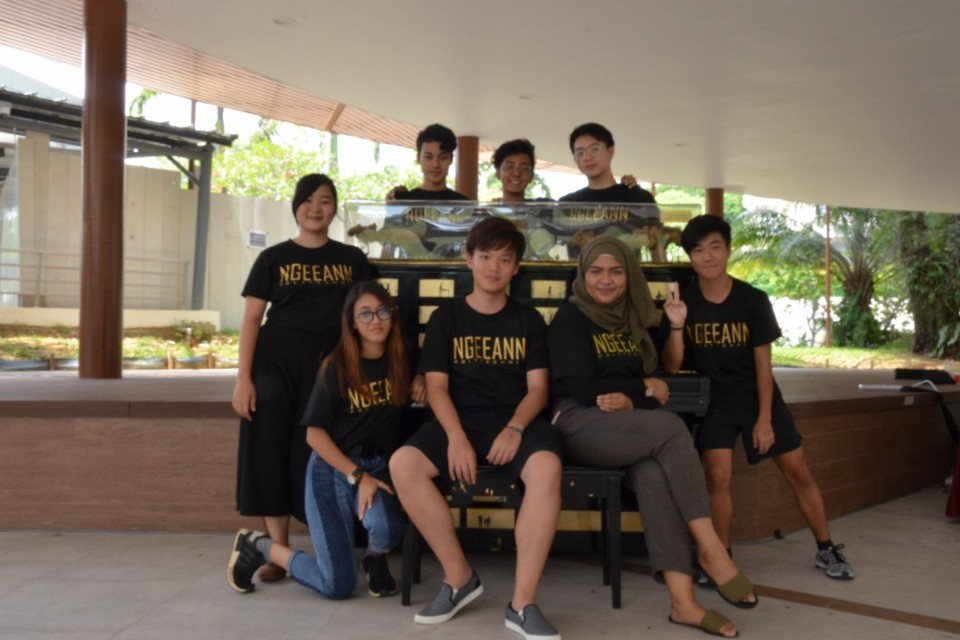
#> input picture myOpenCV/Resources/np_faces.jpg, 960 x 640 px
$ python 20_face_detect.py
#> lines starting #> are read from the running program, lines starting #| are printed output that depends on the picture; after the words box and inside, x2 and y2 are one past the last pixel; in counts of white or black regions, pixels touching at a corner belong together
import cv2
import numpy as np

face_cascade = cv2.CascadeClassifier(
    "Resources/haarcascade_frontalface_default.xml")

img = cv2.imread("Resources/np_faces.jpg")
#> img is the input picture: shape (640, 960, 3); mean B, G, R 90.1, 103.6, 115.6
cv2.imshow("girl", img)


def detect_face(img):
    face_img = img.copy()
    gray = cv2.cvtColor(img, cv2.COLOR_RGB2GRAY)
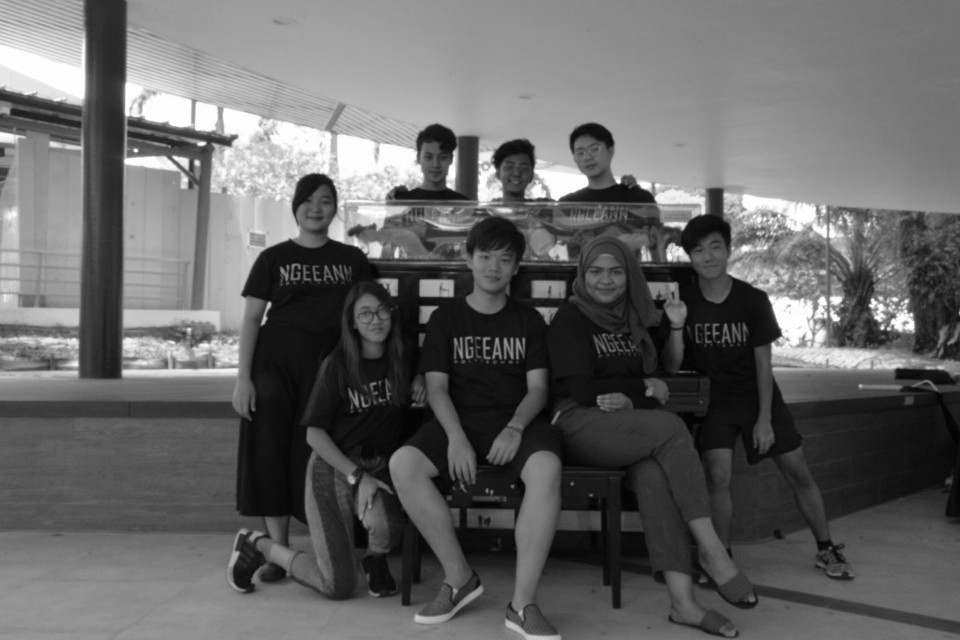
#> gray: shape (640, 960); min 1, max 255, mean 101

    faces = face_cascade.detectMultiScale(gray)
#> faces = [[418, 144, 34, 34], [570, 135, 37, 37], [579, 251, 53, 53], [349, 294, 48, 48], [690, 234, 41, 41], [468, 238, 53, 53], [290, 182, 50, 50]]

    for (x, y, w, h) in faces:
        cv2.rectangle(face_img, (x, y,), (x+w, y+h), (0, 0, 255), 3)
#> this loop made 7 passes
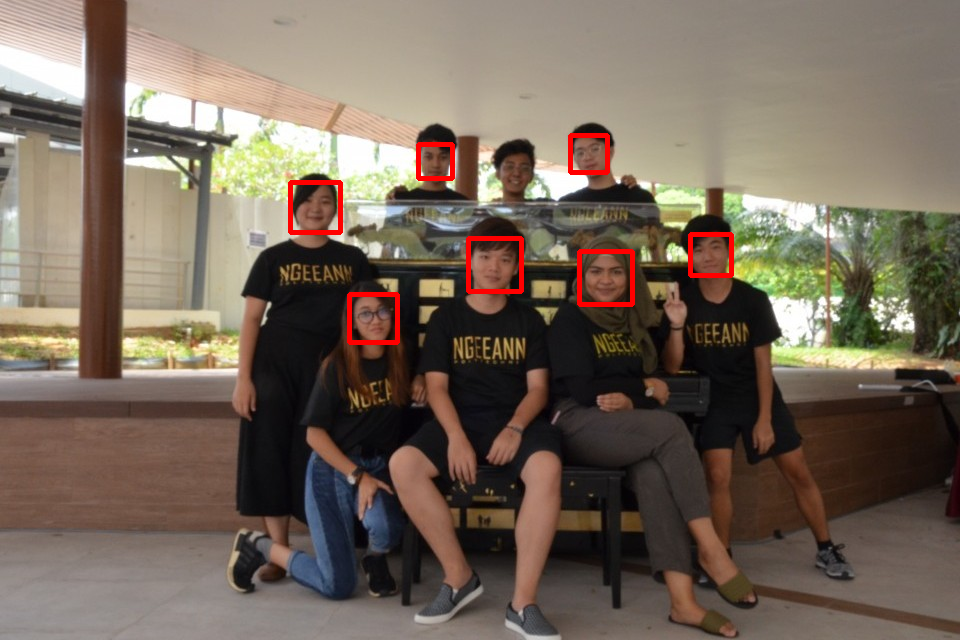
#> face_img: shape (640, 960, 3); 1.01% of pixels changed, all inside (x1, y1, x2, y2) = (288, 133, 734, 345)

    return face_img


result = detect_face(img)

cv2.imshow("detection", result)

cv2.waitKey(0)

$ run again, with myOpenCV/Resources/car_on_road.jpg copied over myOpenCV/Resources/np_faces.jpg
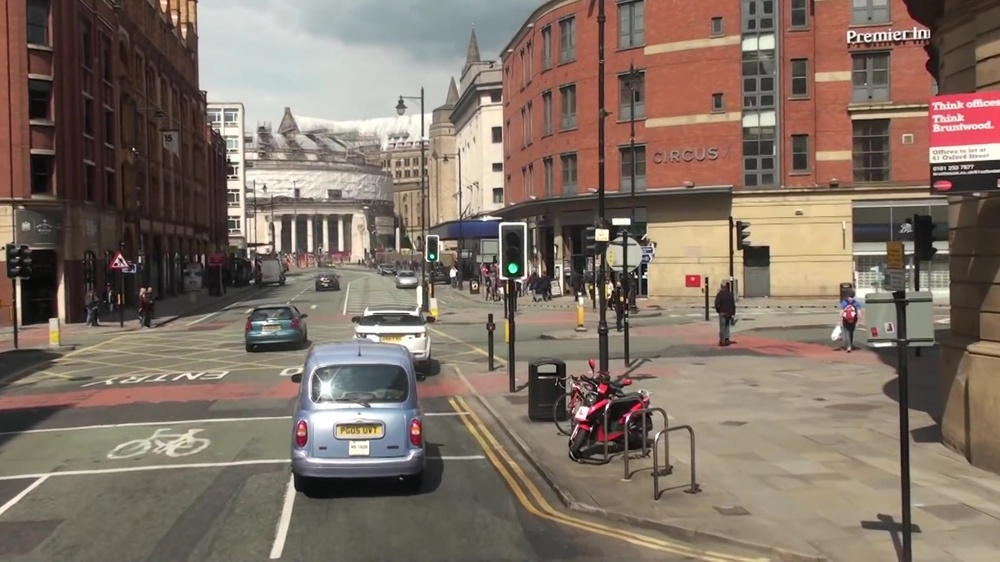
#> input picture myOpenCV/Resources/car_on_road.jpg, 1000 x 562 px, shrunk from 1920 x 1080 before the run
#> img is the input picture: shape (562, 1000, 3); mean B, G, R 101.5, 113.2, 128.9
#> in detect_face, `gray = cv2.cvtColor(img, cv2.COLOR_RGB2GRAY)`:
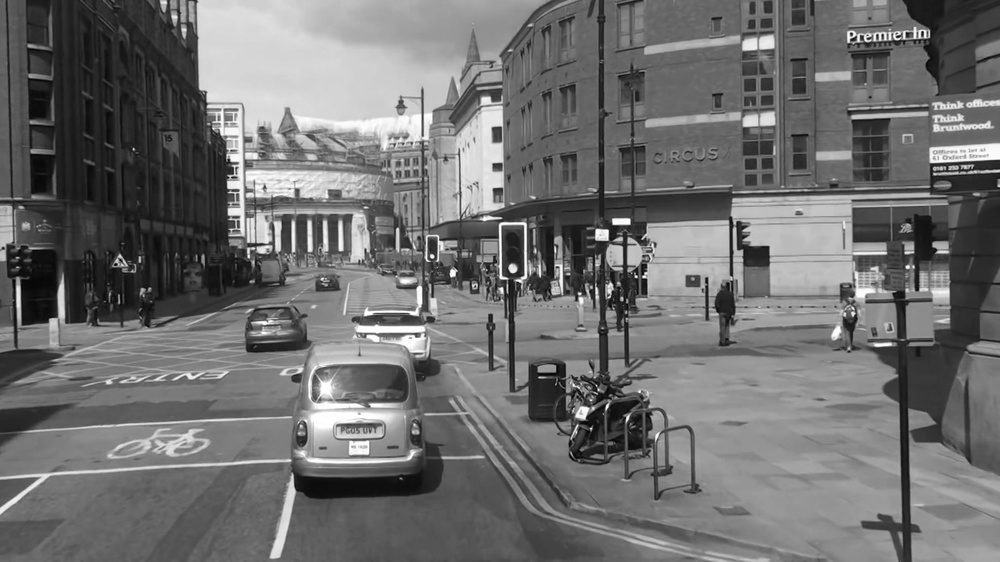
#> gray: shape (562, 1000); min 1, max 255, mean 111.5
#> faces = [[178, 263, 30, 30], [831, 229, 96, 96]]
#> the loop in detect_face, `for (x, y, w, h) in faces:` made 2 passes
#> after the loop in detect_face, `for (x, y, w, h) in faces:`:
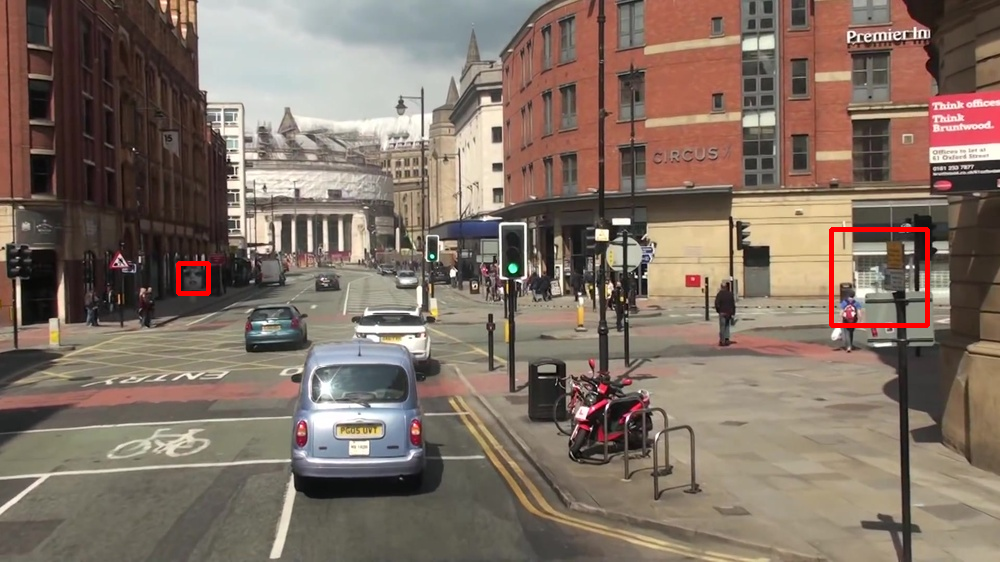
#> face_img: shape (562, 1000, 3); 0.44% of pixels changed, all inside (x1, y1, x2, y2) = (176, 227, 930, 328)
